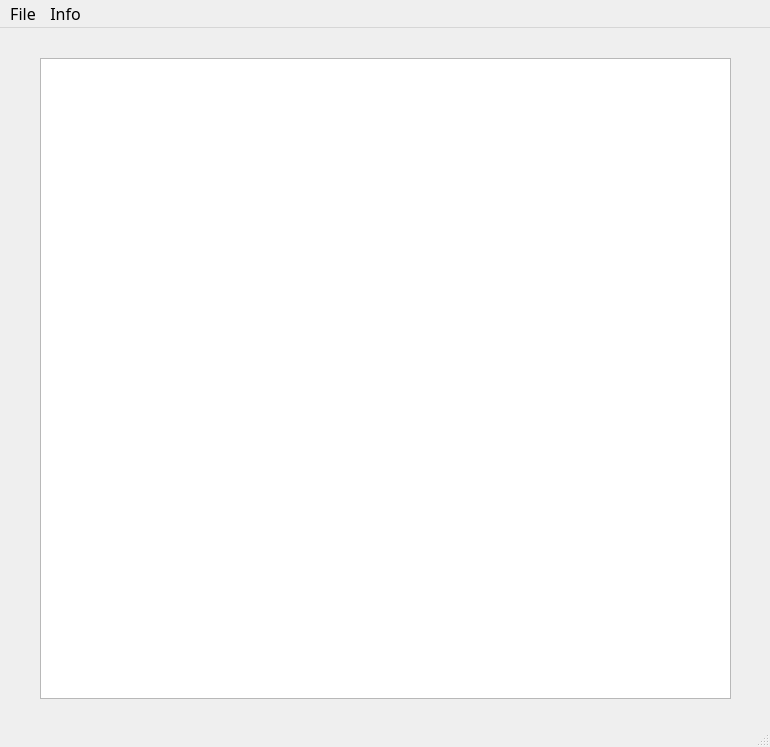
<?xml version="1.0" encoding="UTF-8"?>
<ui version="4.0">
 <class>dataViewWindow</class>
 <widget class="QMainWindow" name="dataViewWindow">
  <property name="geometry">
   <rect>
    <x>0</x>
    <y>0</y>
    <width>770</width>
    <height>747</height>
   </rect>
  </property>
  <property name="font">
   <font>
    <family>Source Sans Pro</family>
    <pointsize>12</pointsize>
   </font>
  </property>
  <property name="windowTitle">
   <string>Data View</string>
  </property>
  <widget class="QWidget" name="centralwidget">
   <widget class="QScrollArea" name="scrollArea">
    <property name="geometry">
     <rect>
      <x>40</x>
      <y>30</y>
      <width>691</width>
      <height>641</height>
     </rect>
    </property>
    <property name="widgetResizable">
     <bool>true</bool>
    </property>
    <widget class="QWidget" name="scrollAreaWidgetContents">
     <property name="geometry">
      <rect>
       <x>0</x>
       <y>0</y>
       <width>689</width>
       <height>639</height>
      </rect>
     </property>
     <widget class="QTreeView" name="treeView">
      <property name="geometry">
       <rect>
        <x>-5</x>
        <y>-9</y>
        <width>701</width>
        <height>651</height>
       </rect>
      </property>
     </widget>
    </widget>
   </widget>
  </widget>
  <widget class="QMenuBar" name="menubar">
   <property name="geometry">
    <rect>
     <x>0</x>
     <y>0</y>
     <width>770</width>
     <height>26</height>
    </rect>
   </property>
   <property name="font">
    <font>
     <family>Source Sans Pro</family>
     <pointsize>12</pointsize>
    </font>
   </property>
   <widget class="QMenu" name="menuFile">
    <property name="title">
     <string>File</string>
    </property>
    <addaction name="actionImport_Data"/>
    <addaction name="actionOptions"/>
   </widget>
   <widget class="QMenu" name="menuInfo">
    <property name="title">
     <string>Info</string>
    </property>
    <addaction name="actionManual_Parameters"/>
    <addaction name="actionAutomatic_Parameters"/>
    <addaction name="actionStock_Data"/>
   </widget>
   <addaction name="menuFile"/>
   <addaction name="menuInfo"/>
  </widget>
  <widget class="QStatusBar" name="statusbar"/>
  <action name="actionImport_Data">
   <property name="text">
    <string>Import Data</string>
   </property>
  </action>
  <action name="actionOptions">
   <property name="text">
    <string>Options</string>
   </property>
  </action>
  <action name="actionManual_Parameters">
   <property name="text">
    <string>Manual Parameters</string>
   </property>
  </action>
  <action name="actionAutomatic_Parameters">
   <property name="text">
    <string>Automatic Parameters</string>
   </property>
  </action>
  <action name="actionStock_Data">
   <property name="text">
    <string>Stock Data</string>
   </property>
  </action>
 </widget>
 <resources/>
 <connections/>
</ui>
